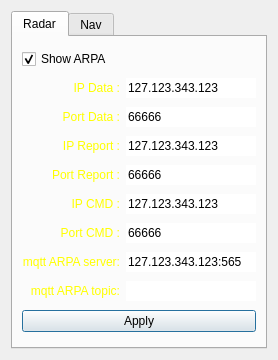
<?xml version="1.0" encoding="UTF-8"?>
<ui version="4.0">
 <class>DialogConnections</class>
 <widget class="QDialog" name="DialogConnections">
  <property name="geometry">
   <rect>
    <x>0</x>
    <y>0</y>
    <width>278</width>
    <height>360</height>
   </rect>
  </property>
  <property name="sizePolicy">
   <sizepolicy hsizetype="Expanding" vsizetype="Expanding">
    <horstretch>0</horstretch>
    <verstretch>0</verstretch>
   </sizepolicy>
  </property>
  <property name="windowTitle">
   <string>Connection Settings</string>
  </property>
  <layout class="QGridLayout" name="gridLayout">
   <item row="0" column="0">
    <widget class="QTabWidget" name="tabWidget">
     <property name="currentIndex">
      <number>0</number>
     </property>
     <widget class="QWidget" name="tabRadar">
      <attribute name="title">
       <string>Radar</string>
      </attribute>
      <layout class="QVBoxLayout" name="verticalLayout">
       <item>
        <layout class="QVBoxLayout" name="verticalLayout_3">
         <item>
          <layout class="QHBoxLayout" name="horizontalLayout_14">
           <item>
            <widget class="QCheckBox" name="checkBoxShowARPA">
             <property name="text">
              <string>Show ARPA</string>
             </property>
             <property name="checked">
              <bool>true</bool>
             </property>
            </widget>
           </item>
          </layout>
         </item>
        </layout>
       </item>
       <item>
        <layout class="QHBoxLayout" name="horizontalLayout">
         <item>
          <widget class="QLabel" name="label_6">
           <property name="styleSheet">
            <string notr="true">color: rgb(255, 255, 0);</string>
           </property>
           <property name="text">
            <string>IP Data :</string>
           </property>
           <property name="alignment">
            <set>Qt::AlignRight|Qt::AlignTrailing|Qt::AlignVCenter</set>
           </property>
          </widget>
         </item>
         <item>
          <widget class="QLineEdit" name="lineEditIPData">
           <property name="maximumSize">
            <size>
             <width>130</width>
             <height>16777215</height>
            </size>
           </property>
           <property name="inputMask">
            <string>000.000.000.000</string>
           </property>
           <property name="text">
            <string>127.123.343.123</string>
           </property>
           <property name="maxLength">
            <number>15</number>
           </property>
           <property name="frame">
            <bool>false</bool>
           </property>
          </widget>
         </item>
        </layout>
       </item>
       <item>
        <layout class="QHBoxLayout" name="horizontalLayout_2">
         <item>
          <widget class="QLabel" name="label_7">
           <property name="styleSheet">
            <string notr="true">color: rgb(255, 255, 0);</string>
           </property>
           <property name="text">
            <string>Port Data :</string>
           </property>
           <property name="alignment">
            <set>Qt::AlignRight|Qt::AlignTrailing|Qt::AlignVCenter</set>
           </property>
          </widget>
         </item>
         <item>
          <widget class="QLineEdit" name="lineEditPortData">
           <property name="maximumSize">
            <size>
             <width>130</width>
             <height>16777215</height>
            </size>
           </property>
           <property name="text">
            <string>66666</string>
           </property>
           <property name="maxLength">
            <number>5</number>
           </property>
           <property name="frame">
            <bool>false</bool>
           </property>
          </widget>
         </item>
        </layout>
       </item>
       <item>
        <layout class="QHBoxLayout" name="horizontalLayout_3">
         <item>
          <widget class="QLabel" name="label_9">
           <property name="styleSheet">
            <string notr="true">color: rgb(255, 255, 0);</string>
           </property>
           <property name="text">
            <string>IP Report :</string>
           </property>
           <property name="alignment">
            <set>Qt::AlignRight|Qt::AlignTrailing|Qt::AlignVCenter</set>
           </property>
          </widget>
         </item>
         <item>
          <widget class="QLineEdit" name="lineEditIPReport">
           <property name="maximumSize">
            <size>
             <width>130</width>
             <height>16777215</height>
            </size>
           </property>
           <property name="inputMask">
            <string>000.000.000.000</string>
           </property>
           <property name="text">
            <string>127.123.343.123</string>
           </property>
           <property name="maxLength">
            <number>15</number>
           </property>
           <property name="frame">
            <bool>false</bool>
           </property>
          </widget>
         </item>
        </layout>
       </item>
       <item>
        <layout class="QHBoxLayout" name="horizontalLayout_4">
         <item>
          <widget class="QLabel" name="label_8">
           <property name="styleSheet">
            <string notr="true">color: rgb(255, 255, 0);</string>
           </property>
           <property name="text">
            <string>Port Report :</string>
           </property>
           <property name="alignment">
            <set>Qt::AlignRight|Qt::AlignTrailing|Qt::AlignVCenter</set>
           </property>
          </widget>
         </item>
         <item>
          <widget class="QLineEdit" name="lineEditPortReport">
           <property name="maximumSize">
            <size>
             <width>130</width>
             <height>16777215</height>
            </size>
           </property>
           <property name="text">
            <string>66666</string>
           </property>
           <property name="maxLength">
            <number>5</number>
           </property>
           <property name="frame">
            <bool>false</bool>
           </property>
          </widget>
         </item>
        </layout>
       </item>
       <item>
        <layout class="QHBoxLayout" name="horizontalLayout_5">
         <item>
          <widget class="QLabel" name="label_11">
           <property name="styleSheet">
            <string notr="true">color: rgb(255, 255, 0);</string>
           </property>
           <property name="text">
            <string>IP CMD :</string>
           </property>
           <property name="alignment">
            <set>Qt::AlignRight|Qt::AlignTrailing|Qt::AlignVCenter</set>
           </property>
          </widget>
         </item>
         <item>
          <widget class="QLineEdit" name="lineEditIPcmd">
           <property name="maximumSize">
            <size>
             <width>130</width>
             <height>16777215</height>
            </size>
           </property>
           <property name="inputMask">
            <string>000.000.000.000</string>
           </property>
           <property name="text">
            <string>127.123.343.123</string>
           </property>
           <property name="maxLength">
            <number>15</number>
           </property>
           <property name="frame">
            <bool>false</bool>
           </property>
          </widget>
         </item>
        </layout>
       </item>
       <item>
        <layout class="QHBoxLayout" name="horizontalLayout_6">
         <item>
          <widget class="QLabel" name="label_10">
           <property name="styleSheet">
            <string notr="true">color: rgb(255, 255, 0);</string>
           </property>
           <property name="text">
            <string>Port CMD :</string>
           </property>
           <property name="alignment">
            <set>Qt::AlignRight|Qt::AlignTrailing|Qt::AlignVCenter</set>
           </property>
          </widget>
         </item>
         <item>
          <widget class="QLineEdit" name="lineEditPortcmd">
           <property name="maximumSize">
            <size>
             <width>130</width>
             <height>16777215</height>
            </size>
           </property>
           <property name="text">
            <string>66666</string>
           </property>
           <property name="maxLength">
            <number>5</number>
           </property>
           <property name="frame">
            <bool>false</bool>
           </property>
          </widget>
         </item>
        </layout>
       </item>
       <item>
        <layout class="QHBoxLayout" name="horizontalLayout_8">
         <item>
          <widget class="QLabel" name="label_13">
           <property name="styleSheet">
            <string notr="true">color: rgb(255, 255, 0);</string>
           </property>
           <property name="text">
            <string>mqtt ARPA server:</string>
           </property>
           <property name="alignment">
            <set>Qt::AlignRight|Qt::AlignTrailing|Qt::AlignVCenter</set>
           </property>
          </widget>
         </item>
         <item>
          <widget class="QLineEdit" name="lineEditIPARPA">
           <property name="maximumSize">
            <size>
             <width>130</width>
             <height>16777215</height>
            </size>
           </property>
           <property name="inputMask">
            <string>000.000.000.000:00000</string>
           </property>
           <property name="text">
            <string>127.123.343.123:565</string>
           </property>
           <property name="maxLength">
            <number>21</number>
           </property>
           <property name="frame">
            <bool>false</bool>
           </property>
          </widget>
         </item>
        </layout>
       </item>
       <item>
        <layout class="QHBoxLayout" name="horizontalLayout_7">
         <item>
          <widget class="QLabel" name="label_12">
           <property name="styleSheet">
            <string notr="true">color: rgb(255, 255, 0);</string>
           </property>
           <property name="text">
            <string>mqtt ARPA topic:</string>
           </property>
           <property name="alignment">
            <set>Qt::AlignRight|Qt::AlignTrailing|Qt::AlignVCenter</set>
           </property>
          </widget>
         </item>
         <item>
          <widget class="QLineEdit" name="lineEditPortARPA">
           <property name="maximumSize">
            <size>
             <width>130</width>
             <height>16777215</height>
            </size>
           </property>
           <property name="text">
            <string/>
           </property>
           <property name="maxLength">
            <number>100</number>
           </property>
           <property name="frame">
            <bool>false</bool>
           </property>
          </widget>
         </item>
        </layout>
       </item>
       <item>
        <widget class="QPushButton" name="pushButtonApply">
         <property name="enabled">
          <bool>true</bool>
         </property>
         <property name="styleSheet">
          <string notr="true"/>
         </property>
         <property name="text">
          <string>Apply</string>
         </property>
        </widget>
       </item>
      </layout>
     </widget>
     <widget class="QWidget" name="tabNav">
      <attribute name="title">
       <string>Nav</string>
      </attribute>
     </widget>
    </widget>
   </item>
  </layout>
 </widget>
 <resources/>
 <connections/>
</ui>
